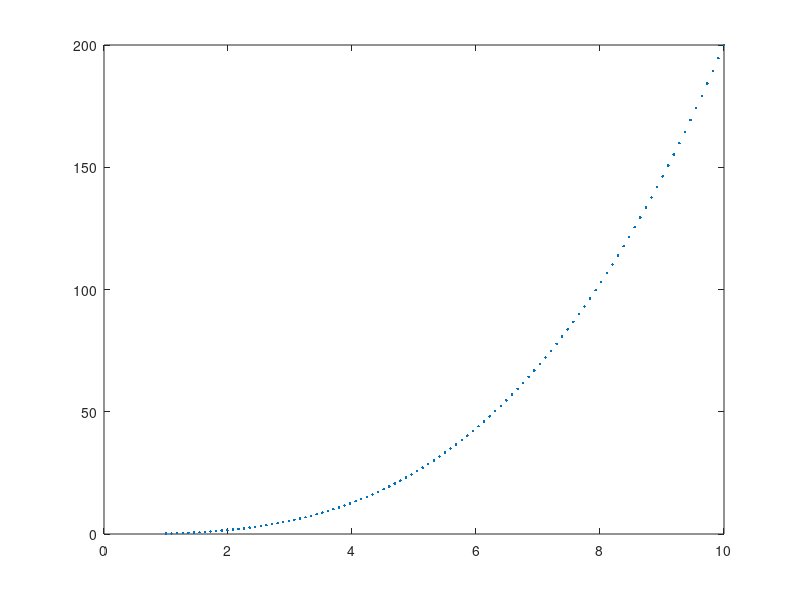

Write MATLAB code to recreate this figure.
% function densitytickPlot(x,dims)
% rangetick(X)
%  x  = input data, [m x n]: m observations, n variables
%

% toy x
n  = 101;
x1 = linspace(1,10,n);
x2 = x1.^3/5;
x3 = 3*x1.^1/2;
% x = [x1' x2' x3'];

plt = plot(x1,x2,'.');
% Some initial params for automating the whole thing with multiple
% variables. Holding off on that for now
% numvars  = size(x,2);
% N        = size(x,1);
% pairs    = nchoosek(1:numvars,2);
% numplots = size(pairs,1);
% 
% % Use number of pairs with 1st var as row dimension
% nrows    = numel(find(pairs(:,1)==1));
% ncols    = ceil(numplots/nrows);
% 
% % Density plot relative sizing
% size

%% Assume existing plot

% density plot thickness (pixels)
tpix = 10;

% Data size threshold
dthresh = 20;
% Get plot data
x = get(plt,'XData');
y = get(plt,'YData');

% Axes limits
xl = xlim;
yl = ylim;
% Calc densitites


ax = gca;

if length(x)<=dthresh
    % Place ticks for all points
    set(ax,'XTick',x,'YTick',y)
    % Place labels based on density (cumsum(diff())?
    
else
    % Get position
    set(ax,'Units','pixels')
    pos = get(gca,'position');
end